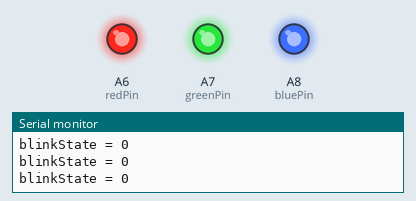
This sketch was run on a simulated Teensy 4. Parts: output pins drawn as LEDs (lit = HIGH), the last lines printed to the serial monitor.

Above: at 0.5 s.
At 1.5 s:
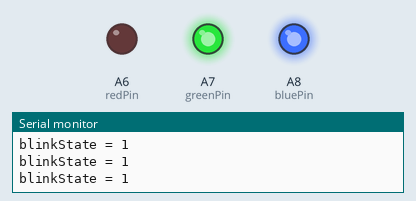
At 3.5 s:
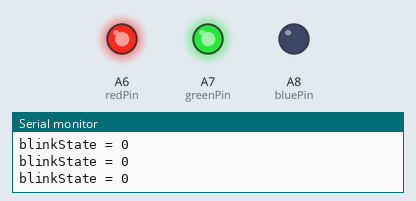
At 5.5 s:
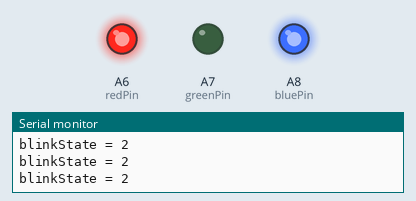
Timing chart, 0 to 6.9 s (numbered marks = the images above):
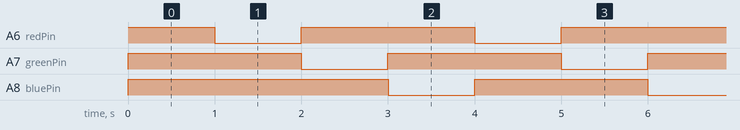

Measured:
- by itself, A6 (redPin), A7 (greenPin), A8 (bluePin): alternates HIGH for 2.0 s and LOW for 1.0 s
- by itself, everything shown: repeats every 3.0 s, in 3 steps

The sketch:

tricolorTimer.ino
```cpp
/* tricolorTimer, Lab 2 Section B

   Course: EE 474
   Names: Ryan Linden, Khalid Alzuhair, Brandon Ngo

   Modifies IntervalTimer sketch from Section A to blink each color for
   one second in succession: Red, Green, Blue.

   Also keeps track of the three states Arduino serial debug window
   with blinkCount used as a modulo-3 counter.
*/


// Create an IntervalTimer object
IntervalTimer myTimer;

// The pin assignment of each LED color
const int redPin = 20;
const int greenPin = 21;
const int bluePin = 22;

// The interrupt will blink the LED, and keep
// track of how many times it has blinked.
// States for each LED color
int redState = HIGH;
int greenState = HIGH;
int blueState = HIGH;

void setup(void) {
  pinMode(redPin, OUTPUT);
  pinMode(greenPin, OUTPUT);
  pinMode(bluePin, OUTPUT);
  Serial.begin(9600);
  myTimer.begin(blinkLED, 1000000);  // blinkLED to run every 1 second

  // Sets initial state with red on, green off, and blue off
  digitalWrite(redPin, redState);
  digitalWrite(greenPin, greenState);
  digitalWrite(bluePin, blueState);
}

volatile unsigned long blinkCount = 0; // use volatile for shared variables
volatile unsigned long blinkState = 0; // use volatile for shared variables

// functions called by IntervalTimer should be short, run as quickly as
// possible, and should avoid calling other functions if possible.
void blinkLED(void) {
  if (blinkState == 0) {
    redState = LOW;
    greenState = HIGH;
    blueState = HIGH;
  } else if (blinkState == 1) {
    redState = HIGH;
    greenState = LOW;
    blueState = HIGH;
  } else if (blinkState == 2){
    redState = HIGH;
    greenState = HIGH;
    blueState = LOW;
  }

  blinkCount = blinkCount + 1;  // increase when LED turns on

  // Writes corresponding state to each pin
  digitalWrite(redPin, redState);
  digitalWrite(greenPin, greenState);
  digitalWrite(bluePin, blueState);

}

// The main program will print the blink count
// to the Arduino Serial Monitor
void loop(void) {
  unsigned long blinkCopy;  // holds a copy of the blinkCount

  // to read a variable which the interrupt code writes, we
  // must temporarily disable interrupts, to be sure it will
  // not change while we are reading.  To minimize the time
  // with interrupts off, just quickly make a copy, and then
  // use the copy while allowing the interrupt to keep working.
  noInterrupts();
  blinkCopy = blinkCount;
  interrupts();

  blinkState = blinkCopy % 3; // Keeps track of the number of rotations through red, green, blue
  Serial.print("blinkState = ");
  Serial.println(blinkState);
  delay(100);
}
```
